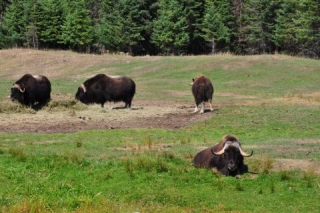
//> input picture images/group.jpg, 320 x 213 px
$ ./histograms   (built with g++ and OpenCV 4)
//> lines starting //> are read from the running program, lines starting //| are printed output that depends on the picture; after the words box and inside, x2 and y2 are one past the last pixel; in counts of white or black regions, pixels touching at a corner belong together
### Chapter04/histogram.h
// [17 lines of licence text are left out]

#if !defined HISTOGRAM
#define HISTOGRAM

#include <opencv2/core.hpp>
#include <opencv2/imgproc.hpp>

// To create histograms of gray-level images
class Histogram1D {

  private:

    int histSize[1];         // number of bins in histogram
	float hranges[2];        // range of values
    const float* ranges[1];  // pointer to the different value ranges
    int channels[1];         // channel number to be examined

  public:

	Histogram1D() {

		// Prepare default arguments for 1D histogram
		histSize[0]= 256;   // 256 bins
		hranges[0]= 0.0;    // from 0 (inclusive)
		hranges[1]= 256.0;  // to 256 (exclusive)
		ranges[0]= hranges;
		channels[0]= 0;     // we look at channel 0
	}

	// Sets the channel on which histogram will be calculated.
	// By default it is channel 0.
	// [43 lines left out: functions setChannel, getChannel, setRange, getMinValue, getMaxValue, setNBins and 1 more, not called in this run]

	// Computes the 1D histogram.
	cv::Mat getHistogram(const cv::Mat &image) {

		cv::Mat hist;

		// Compute 1D histogram with calcHist
		cv::calcHist(&image,
			1,			// histogram of 1 image only
			channels,	// the channel used
			cv::Mat(),	// no mask is used
			hist,		// the resulting histogram
			1,			// it is a 1D histogram
			histSize,	// number of bins
			ranges		// pixel value range
		);

		return hist;
	}


    // Computes the 1D histogram and returns an image of it.
	cv::Mat getHistogramImage(const cv::Mat &image, int zoom = 1){

		// Compute histogram first
		cv::Mat hist = getHistogram(image);

		// Creates image
        return Histogram1D::getImageOfHistogram(hist, zoom);
	}

    // Stretches the source image using min number of count in bins.
    // [39 lines left out: function stretch, not called in this run]

    // Stretches the source image using percentile.
    cv::Mat stretch(const cv::Mat &image, float percentile) {

        // number of pixels in percentile
        float number= image.total()*percentile;

        // Compute histogram first
        cv::Mat hist = getHistogram(image);

        // find left extremity of the histogram
        int imin = 0;
        for (float count=0.0; imin < 256; imin++) {
            // number of pixel at imin and below must be > number
            if ((count+=hist.at<float>(imin)) >= number)
                break;
        }

        // find right extremity of the histogram
        int imax = 255;
        for (float count=0.0; imax >= 0; imax--) {
            // number of pixel at imax and below must be > number
            if ((count += hist.at<float>(imax)) >= number)
                break;
        }

        // Create lookup table
        int dims[1] = { 256 };
        cv::Mat lookup(1, dims, CV_8U);

        for (int i = 0; i<256; i++) {

            if (i < imin) lookup.at<uchar>(i) = 0;
            else if (i > imax) lookup.at<uchar>(i) = 255;
            else lookup.at<uchar>(i) = cvRound(255.0*(i - imin) / (imax - imin));
        }

        // Apply lookup table
        cv::Mat result;
        result = applyLookUp(image, lookup);

        return result;
    }

    // static methods

    // Create an image representing a histogram
    static cv::Mat getImageOfHistogram(const cv::Mat &hist, int zoom) {

        // Get min and max bin values
        double maxVal = 0;
        double minVal = 0;
        cv::minMaxLoc(hist, &minVal, &maxVal, 0, 0);

        // get histogram size
        int histSize = hist.rows;

        // Square image on which to display histogram
        cv::Mat histImg(histSize*zoom, histSize*zoom, CV_8U, cv::Scalar(255));

        // set highest point at 90% of nbins (i.e. image height)
        int hpt = static_cast<int>(0.9*histSize);

        // Draw vertical line for each bin
        for (int h = 0; h < histSize; h++) {

            float binVal = hist.at<float>(h);
            if (binVal>0) {
                int intensity = static_cast<int>(binVal*hpt / maxVal);
                cv::line(histImg, cv::Point(h*zoom, histSize*zoom),
                    cv::Point(h*zoom, (histSize - intensity)*zoom), cv::Scalar(0), zoom);
            }
        }

        return histImg;
    }

    // Equalizes the source image.
    static cv::Mat equalize(const cv::Mat &image) {

		cv::Mat result;
		cv::equalizeHist(image,result);

		return result;
	}


	// Applies a lookup table transforming an input image into a 1-channel image
    static cv::Mat applyLookUp(const cv::Mat& image, // input image
      const cv::Mat& lookup) { // 1x256 uchar matrix

      // the output image
      cv::Mat result;

      // apply lookup table
      cv::LUT(image,lookup,result);

      return result;
    }

	// Applies a lookup table transforming an input image into a 1-channel image
	// this is a test version with iterator; always use function cv::LUT
    // [18 lines left out: function applyLookUpWithIterator, not called in this run]
};


#endif

### Chapter04/histograms.cpp
// [17 lines of licence text are left out]
#include <iostream>
using namespace std;

#include <opencv2\core\core.hpp>
#include <opencv2\highgui\highgui.hpp>
#include <opencv2\imgproc\imgproc.hpp>
#include "histogram.h"

int main()
{
	// Read input image
	cv::Mat image= cv::imread("group.jpg",0);
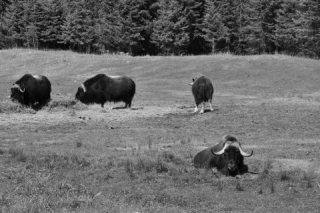
//> image: 213 rows x 320 cols, CV_8UC1; min 0, max 221, mean 106.7
	if (!image.data)
		return 0;

	// save grayscale image
	cv::imwrite("groupBW.jpg", image);

    // Display the image
	cv::namedWindow("Image");
	cv::imshow("Image",image);

	// The histogram object
	Histogram1D h;

    // Compute the histogram
	cv::Mat histo= h.getHistogram(image);
//> in getHistogram, `cv::calcHist(&image, 1, channels, cv::Mat(), hist, 1, histSize, ranges..`: hist = 256 values, max 1063 at index 131, min 0 at index 210, mean 266.2
//> histo has the same summary as hist in getHistogram

	// Loop over each bin
	for (int i=0; i<256; i++)
		cout << "Value " << i << " = " << histo.at<float>(i) << endl;
//> this loop made 256 passes
//| Value 0 = 3
//| Value 1 = 5
//| Value 2 = 18
//| Value 3 = 5
//| Value 4 = 3
//| Value 5 = 13
//| Value 6 = 62
//| Value 7 = 44
//> (output is shown up to pass 8 of 256)

	// Display a histogram as an image
	cv::namedWindow("Histogram");
	cv::imshow("Histogram",h.getHistogramImage(image));
//> in getImageOfHistogram, `cv::minMaxLoc(hist, &minVal, &maxVal, 0, 0);`: maxVal = 1063
//> the loop in getImageOfHistogram, `for (int h = 0; h < histSize; h++)` made 256 passes
//> (binVal, intensity) on passes 1 to 12: (3, 0), (5, 1), (18, 3), (5, 1), (3, 0), (13, 2), (62, 13), (44, 9), (55, 11), (98, 21), (90, 19), (107, 23)
//> after the loop in getImageOfHistogram, `for (int h = 0; h < histSize; h++)`:
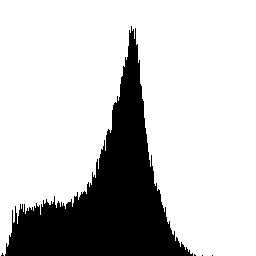
//> histImg: 256 rows x 256 cols, CV_8UC1; 77.7% white; 5 black regions (4 under 20 px), largest, box (x1, y1, x2, y2) and area: (5, 26, 193, 256) 14627

	// re-display the histagram with chosen threshold indicated
	cv::Mat hi = h.getHistogramImage(image);
//> the loop in getImageOfHistogram (call 2), `for (int h = 0; h < histSize; h++)` made 256 passes
	cv::line(hi, cv::Point(70, 0), cv::Point(70, 255), cv::Scalar(128));
//> hi: 256 rows x 256 cols, CV_8UC1; 0.39% of pixels changed, all inside (x1, y1, x2, y2) = (70, 0, 71, 256)
	cv::namedWindow("Histogram with threshold value");
	cv::imshow("Histogram with threshold value", hi);

	// creating a binary image by thresholding at the valley
	cv::Mat thresholded; // output binary image
	cv::threshold(image,thresholded,
		          70,    // threshold value
				  255,   // value assigned to pixels over threshold value
				  cv::THRESH_BINARY); // thresholding type
//> thresholded: 213 rows x 320 cols, CV_8UC1; 79.3% white; 230 black regions (208 under 20 px), largest, box (x1, y1, x2, y2) and area: (0, 0, 222, 56) 5711, (214, 0, 320, 59) 2737, (75, 74, 135, 109) 1306

	// Display the thresholded image
	cv::namedWindow("Binary Image");
	cv::imshow("Binary Image",thresholded);
	thresholded = 255 - thresholded;
	cv::imwrite("binary.bmp",thresholded);

	// Equalize the image
	cv::Mat eq= h.equalize(image);
//> in equalize, `cv::equalizeHist(image,result);`:
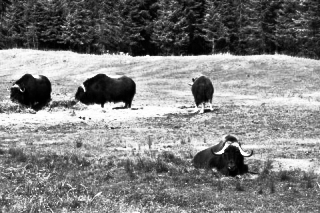
//> result: 213 rows x 320 cols, CV_8UC1; min 0, max 255, mean 128.5

	// Show the result
	cv::namedWindow("Equalized Image");
	cv::imshow("Equalized Image",eq);

	// Show the new histogram
	cv::namedWindow("Equalized H");
	cv::imshow("Equalized H",h.getHistogramImage(eq));
//> call 3 of getImageOfHistogram, with zoom = 1
//> the loop in getImageOfHistogram (call 3), `for (int h = 0; h < histSize; h++)` made 256 passes
//> (binVal, intensity) on passes 1 to 12: (109, 23), (287, 62), (107, 23), (373, 80), (158, 34), (436, 94), (151, 32), (186, 40), (458, 99), (218, 47), (243, 52), (205, 44)
//> after the loop in getImageOfHistogram (call 3), `for (int h = 0; h < histSize; h++)`:
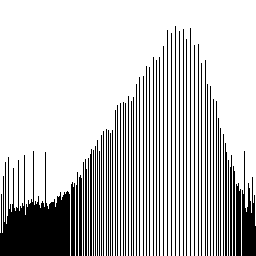
//> histImg: 256 rows x 256 cols, CV_8UC1; 77.6% white; 59 black regions, largest, box (x1, y1, x2, y2) and area: (0, 151, 70, 256) 3983, (242, 151, 256, 256) 836, (236, 183, 241, 256) 347

	// Stretch the image, setting the 1% of pixels at black and 1% at white
	cv::Mat str= h.stretch(image,0.01f);
//> after the loop in stretch, `for (float count=0.0; imin < 256; imin++)`: imin = 12
//> after the loop in stretch, `for (float count=0.0; imax >= 0; imax--)`: imax = 177
//> after the loop in stretch, `for (int i = 0; i<256; i++)`: lookup = 256 values from 0 to 255
//> in applyLookUp, `cv::LUT(image,lookup,result);`:
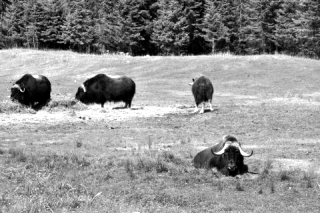
//> result: 213 rows x 320 cols, CV_8UC1; min 0, max 255, mean 146.3

	// Show the result
	cv::namedWindow("Stretched Image");
	cv::imshow("Stretched Image",str);

	// Show the new histogram
	cv::namedWindow("Stretched H");
	cv::imshow("Stretched H",h.getHistogramImage(str));
//> call 4 of getImageOfHistogram, with zoom = 1
//> the loop in getImageOfHistogram (call 4), `for (int h = 0; h < histSize; h++)` made 256 passes
//> (binVal, intensity) on passes 1, 3, 4, 6, 7, 9, 10, 12, 13, 15, 16, 18: (720, 155), (156, 33), (158, 34), (234, 50), (202, 43), (151, 32), (186, 40), (215, 46), (243, 52), (218, 47), (243, 52), (205, 44)
//> binVal on passes 2, 5, 8, 11, 14, 17: 0, 0, 0, 0, 0, 0
//> after the loop in getImageOfHistogram (call 4), `for (int h = 0; h < histSize; h++)`:
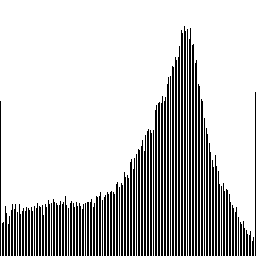
//> histImg: 256 rows x 256 cols, CV_8UC1; 77.6% white; black in thin lines or dots, all inside (x1, y1, x2, y2) = (0, 26, 256, 256)

	// Create an image inversion table
	cv::Mat lut(1,256,CV_8U); // 1x256 matrix

	// Or:
	// int dim(256);
	// cv::Mat lut(1,  // 1 dimension
	// 	&dim,          // 256 entries
	//	CV_8U);        // uchar

	for (int i=0; i<256; i++) {

		// 0 becomes 255, 1 becomes 254, etc.
		lut.at<uchar>(i)= 255-i;
	}

	// Apply lookup and display negative image
	cv::namedWindow("Negative image");
	cv::imshow("Negative image",h.applyLookUp(image,lut));
//> in applyLookUp (call 2), `cv::LUT(image,lookup,result);`:
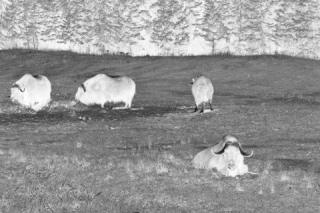
//> result: 213 rows x 320 cols, CV_8UC1; min 34, max 255, mean 148.3

	cv::waitKey();
	return 0;
}

$ run again, with images/baboon01.jpg copied over images/group.jpg
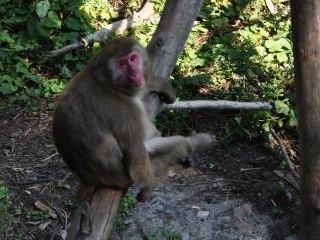
//> input picture images/baboon01.jpg, 320 x 240 px
//> in getHistogram, `cv::calcHist(&image, 1, channels, cv::Mat(), hist, 1, histSize, ranges..`: hist = 256 values, max 1017 at index 31, min 2 at index 254, mean 300
//> histo has the same summary as hist in getHistogram
//> the loop `for (int i=0; i<256; i++)` made 256 passes
//| Value 0 = 33
//| Value 1 = 25
//| Value 2 = 32
//| Value 3 = 44
//| Value 4 = 63
//> (output is shown up to pass 5 of 256)
//> minVal = 2; maxVal = 1017
//> the loop in getImageOfHistogram, `for (int h = 0; h < histSize; h++)` made 256 passes
//> (binVal, intensity) on passes 1 to 8: (33, 7), (25, 5), (32, 7), (44, 9), (63, 14), (99, 22), (100, 22), (161, 36)
//> after the loop in getImageOfHistogram, `for (int h = 0; h < histSize; h++)`:
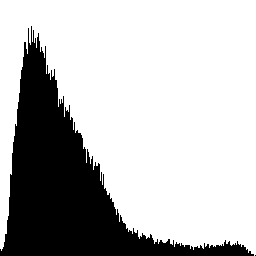
//> histImg: 256 rows x 256 cols, CV_8UC1; 73.7% white; 2 black regions (1 under 20 px), largest, box (x1, y1, x2, y2) and area: (0, 26, 254, 256) 17246
//> the loop in getImageOfHistogram (call 2), `for (int h = 0; h < histSize; h++)` made 256 passes
//> hi: 256 rows x 256 cols, CV_8UC1; 0.39% of pixels changed, all inside (x1, y1, x2, y2) = (70, 0, 71, 256)
//> after the loop in stretch, `for (float count=0.0; imin < 256; imin++)`: imin = 9
//> after the loop in stretch, `for (float count=0.0; imax >= 0; imax--)`: imax = 234
//> after the loop in stretch, `for (int i = 0; i<256; i++)`: lookup = 256 values from 0 to 255
//> in applyLookUp (call 2), `cv::LUT(image,lookup,result);`:
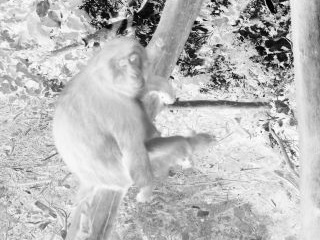
//> result: 240 rows x 320 cols, CV_8UC1; min 0, max 255, mean 187.7

$ run again, with images/baboon02.jpg copied over images/group.jpg
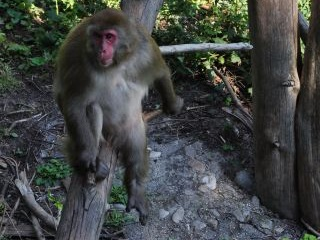
//> input picture images/baboon02.jpg, 320 x 240 px
//> in getHistogram, `cv::calcHist(&image, 1, channels, cv::Mat(), hist, 1, histSize, ranges..`: hist = 256 values, max 1145 at index 32, min 0 at index 244, mean 300
//> histo has the same summary as hist in getHistogram
//> the loop `for (int i=0; i<256; i++)` made 256 passes
//| Value 0 = 34
//| Value 1 = 18
//| Value 2 = 24
//| Value 3 = 43
//| Value 4 = 47
//> (output is shown up to pass 5 of 256)
//> maxVal = 1145
//> the loop in getImageOfHistogram, `for (int h = 0; h < histSize; h++)` made 256 passes
//> (binVal, intensity) on passes 1 to 8: (34, 6), (18, 3), (24, 4), (43, 8), (47, 9), (71, 14), (79, 15), (124, 24)
//> after the loop in getImageOfHistogram, `for (int h = 0; h < histSize; h++)`:
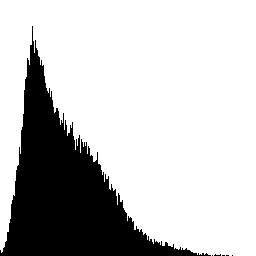
//> histImg: 256 rows x 256 cols, CV_8UC1; 76.6% white; 6 black regions (5 under 20 px), largest, box (x1, y1, x2, y2) and area: (0, 26, 211, 256) 15295
//> the loop in getImageOfHistogram (call 2), `for (int h = 0; h < histSize; h++)` made 256 passes
//> hi: 256 rows x 256 cols, CV_8UC1; 0.39% of pixels changed, all inside (x1, y1, x2, y2) = (70, 0, 71, 256)
//> after the loop in stretch, `for (float count=0.0; imin < 256; imin++)`: imin = 10
//> after the loop in stretch, `for (float count=0.0; imax >= 0; imax--)`: imax = 180
//> after the loop in stretch, `for (int i = 0; i<256; i++)`: lookup = 256 values from 0 to 255
//> in applyLookUp (call 2), `cv::LUT(image,lookup,result);`:
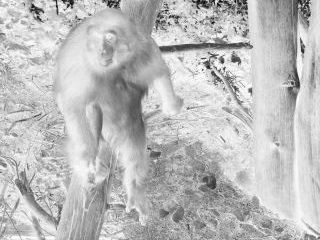
//> result: 240 rows x 320 cols, CV_8UC1; min 6, max 255, mean 188.7

$ run again, with images/beach.jpg copied over images/group.jpg
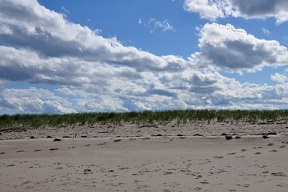
//> input picture images/beach.jpg, 288 x 192 px
//> in getHistogram, `cv::calcHist(&image, 1, channels, cv::Mat(), hist, 1, histSize, ranges..`: hist = 256 values, max 1462 at index 134, min 0 at index 251, mean 216
//> histo has the same summary as hist in getHistogram
//> the loop `for (int i=0; i<256; i++)` made 256 passes
//| Value 0 = 13
//| Value 1 = 7
//| Value 2 = 5
//| Value 3 = 5
//| Value 4 = 7
//> (output is shown up to pass 5 of 256)
//> maxVal = 1462
//> the loop in getImageOfHistogram, `for (int h = 0; h < histSize; h++)` made 256 passes
//> (binVal, intensity) on passes 1 to 8: (13, 2), (7, 1), (5, 0), (5, 0), (7, 1), (1, 0), (5, 0), (4, 0)
//> the loop in getImageOfHistogram (call 2), `for (int h = 0; h < histSize; h++)` made 256 passes
//> hi: 256 rows x 256 cols, CV_8UC1; min 0, max 255, mean 221.2
//> after the loop in stretch, `for (float count=0.0; imin < 256; imin++)`: imin = 32
//> after the loop in stretch, `for (float count=0.0; imax >= 0; imax--)`: imax = 230
//> after the loop in stretch, `for (int i = 0; i<256; i++)`: lookup = 256 values from 0 to 255
//> in applyLookUp (call 2), `cv::LUT(image,lookup,result);`:
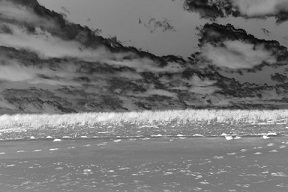
//> result: 192 rows x 288 cols, CV_8UC1; min 0, max 255, mean 116.4
